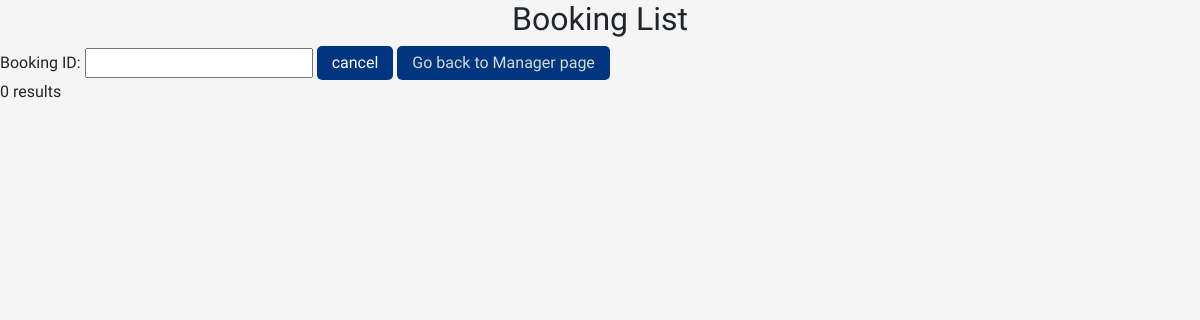
/Booking_list.php, run on an earlier commit of the app's database.
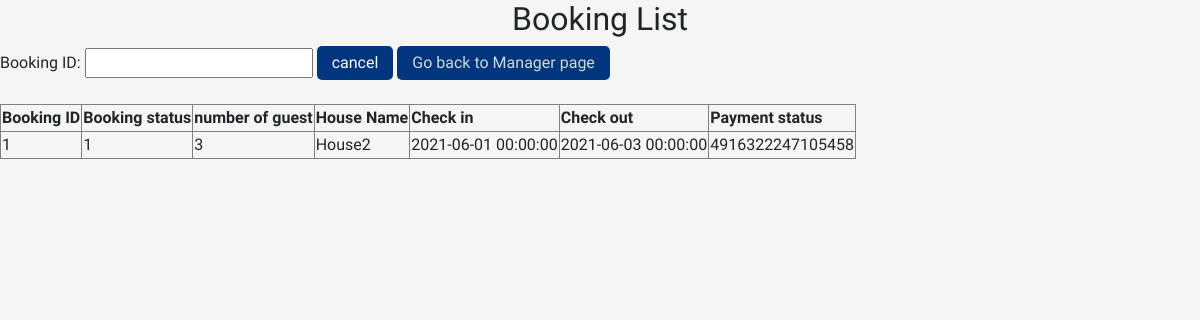
And on a later commit of the database.
### tables this page shows
CREATE TABLE IF NOT EXISTS Booking (
  booking_number int(20) NOT NULL auto_increment,
  confirmed bool,
  num_guests int(2) NOT NULL,
  check_in DATETIME NOT NULL,
  check_out DATETIME NOT NULL,
  house_ID int(4),
  Customer_ID int(4),
  PRIMARY KEY (booking_number),
  FOREIGN KEY (house_ID) REFERENCES House(House_ID),
  FOREIGN KEY (Customer_ID) REFERENCES Customer(customer_ID)
);

CREATE TABLE IF NOT EXISTS House (
  House_ID Int(4) NOT NULL auto_increment,
  Name varchar(225) NOT NULL,
  address varchar(225) NOT NULL,
  city varchar(225) NOT NULL,
  price decimal(6,2) NOT NULL,
  max int(4) NOT NULL,
  num_room int(2) NOT NULL,
  num_bathroom int(2) NOT NULL,
  available datetime NOT NULL,
  garage int(2),
  image varchar(255) default "img/house3.jpg",
  smocking boolean NOT NULL DEFAULT 0,
  internet boolean NOT NULL DEFAULT 0,
  PRIMARY KEY (House_ID)
);

CREATE TABLE IF NOT EXISTS Payment (
  Booking_number int(4) NOT NULL,
  cardNumber varchar(20) NOT NULL,
  Expiry date, 
  VerifyCode varchar(3),
  reviewLevel varchar(1),
  review varchar(225) NOT NULL,
  FOREIGN KEY (Booking_number) REFERENCES Booking(booking_number)
);

### Booking_list.php (the view, shortened to what this page needs)
<!DOCTYPE html>
<html>
<link rel="stylesheet" href="https://stackpath.bootstrapcdn.com/bootstrap/4.5.0/css/bootstrap.min.css">
    <link rel="stylesheet" href="newstyles.css">
    <link rel="stylesheet" href="newstyles.css">
<body>
<center>
<h2> Booking List </h2>
</center>
    <form action ="" method = "post">
    Booking ID: <input type = "text" name= "booking_ID"/>
        <input type= "submit" name="cancel" value="cancel">
        <button><a href="Manager_page.php">Go back to Manager page</a></button>
    </form>
   <?php
echo "<link rel='stylesheet' type='text/css' href='newstyles.css'>";
include("db_conn.php");
$sql = "SELECT * FROM Booking";
$result = mysqli_query($conn, $sql);
if (mysqli_num_rows($result) > 0){
    echo "<table border = 1 >
    <tr>
    <th> Booking ID
    <th> Booking status
    <th> number of guest
    <th> House Name
    <th> Check in
    <th> Check out
    <th> Payment status
    </tr>";
  while($row = mysqli_fetch_assoc($result)) {
    $sql1 = "SELECT * FROM House WHERE House_ID = $row[house_ID]";
    $result1 = mysqli_query($conn, $sql1);
    $row1 = mysqli_fetch_assoc($result1);
    $sql1 = "SELECT cardNumber FROM Payment WHERE Booking_number = $row[booking_number]";
    $result1 = mysqli_query($conn, $sql1);
    $row2 = mysqli_fetch_assoc($result1);
    echo
    "<tr>
        <td>" . $row["booking_number"].
        " <td> " . $row["confirmed"].
        "<td> " . $row["num_guests"].
        "<td> " . $row1["Name"].
        "<td> " . $row["check_in"].
        "<td> " . $row["check_out"].
        "<td> " . $row2["cardNumber"].
    "</tr>";
  }
} else {
  echo "0 results";
}
?>
</body>
</html>

What changed in the data, as far as the page shows it:
added booking: booking_number "1", confirmed "1", num_guests "3", house_ID.Name "House2", check_in "2021-06-01 00:00:00", check_out "2021-06-03 00:00:00", payment.cardNumber "4916322247105458"
Also different on the page:
text no longer shown: "0 results"
text now shown: "Booking ID Booking status number of guest House Name Check in Check out Payment status"
